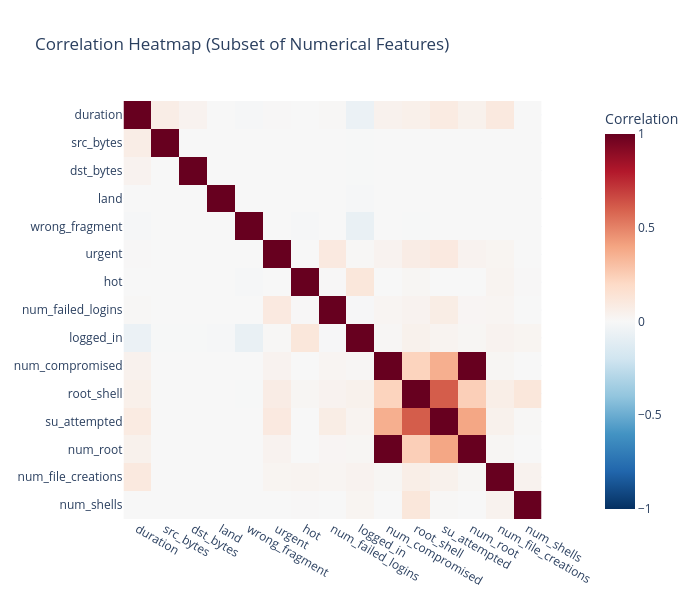

The cell this chart's notebook holds for it:
### Markdown cell above
Let's visualize the correlation matrix for a subset of numerical columns using an interactive Plotly Heatmap.

### Code cell
subset_cols = numerical_cols[:15]
fig_corr = px.imshow(
    train_df[subset_cols].corr(),
    labels=dict(color="Correlation"),
    x=subset_cols,
    y=subset_cols,
    title="Correlation Heatmap (Subset of Numerical Features)",
    color_continuous_scale="RdBu_r",
    zmin=-1,
    zmax=1
)
fig_corr.update_layout(width=700, height=600)
fig_corr.show()

### Figure 1 — Plotly figure (JSON) as saved in the notebook; plotly's stock layout.template omitted (floating-point values rounded to 4 significant figures; data arrays with more than 128 entries replaced by an {"elided": "..."} marker saying what was removed)
{"data": [{"coloraxis": "coloraxis", "hovertemplate": "x: %{x}<br>y: %{y}<br>Correlation: %{z}<extra></extra>", "name": "0", "type": "heatmap", "x": ["duration", "src_bytes", "dst_bytes", "land", "wrong_fragment", "urgent", "hot", "num_failed_logins", "logged_in", "num_compromised", "root_shell", "su_attempted", "num_root", "num_file_creations", "num_shells"], "xaxis": "x", "y": ["duration", "src_bytes", "dst_bytes", "land", "wrong_fragment", "urgent", "hot", "num_failed_logins", "logged_in", "num_compromised", "root_shell", "su_attempted", "num_root", "num_file_creations", "num_shells"], "yaxis": "y", "z": {"elided": "15x15 float values"}}], "layout": {"coloraxis": {"cmax": 1, "cmin": -1, "colorbar": {"title": {"text": "Correlation"}}, "colorscale": [[0, "rgb(5,48,97)"], [0.1, "rgb(33,102,172)"], [0.2, "rgb(67,147,195)"], [0.3, "rgb(146,197,222)"], [0.4, "rgb(209,229,240)"], [0.5, "rgb(247,247,247)"], [0.6, "rgb(253,219,199)"], [0.7, "rgb(244,165,130)"], [0.8, "rgb(214,96,77)"], [0.9, "rgb(178,24,43)"], [1, "rgb(103,0,31)"]]}, "height": 600, "title": {"text": "Correlation Heatmap (Subset of Numerical Features)"}, "width": 700, "xaxis": {"anchor": "y", "constrain": "domain", "domain": [0, 1], "scaleanchor": "y"}, "yaxis": {"anchor": "x", "autorange": "reversed", "constrain": "domain", "domain": [0, 1]}}}
